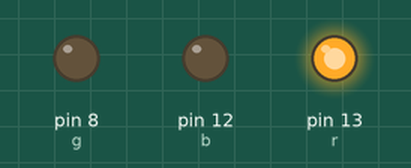
Simulated run of this sketch. Board: Arduino Uno, built with avr-gcc and run on an emulated ATmega328P. Shown: output pins drawn as LEDs (lit = HIGH).

Above: at 0.1 s.
At 1.6 s:
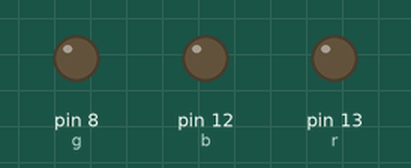
At 3.1 s:
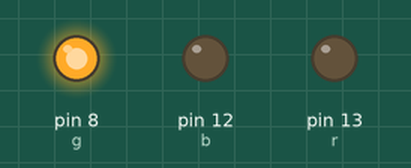
At 4.9 s:
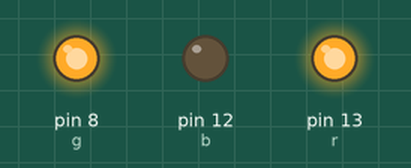
Timing chart, 0 to 5.2 s (numbered marks = the images above):
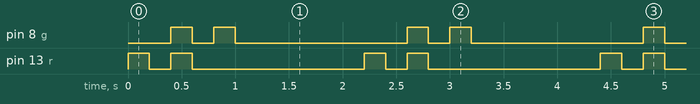

Measured:
- by itself, pin 8 (g), pin 13 (r): repeats every 2.2 s: LOW 0.20 s, HIGH 0.20 s, LOW 1.6 s, HIGH 0.20 s
- by itself, everything shown: repeats every 2.2 s, in 6 steps

The sketch:

traffic_light_blinking1.ino
```cpp
// C++ code
//
int r=13,b=12,g=8;
void setup()
{
 pinMode(r,OUTPUT);
  pinMode(b,OUTPUT);
  pinMode(g,OUTPUT);
}

void loop()
{
 traffic();
  delay(1000);
}
void traffic(){
  digitalWrite(r,HIGH);
  delay(200);
  digitalWrite(r,LOW);
  delay(200);
  digitalWrite(r,HIGH);
  digitalWrite(g,HIGH);
  delay(200);
  digitalWrite(r,LOW);
  digitalWrite(g,LOW);
  delay(200);
  digitalWrite(g,HIGH);
  delay(200);
  digitalWrite(g,LOW);
  delay(200);
}
```
